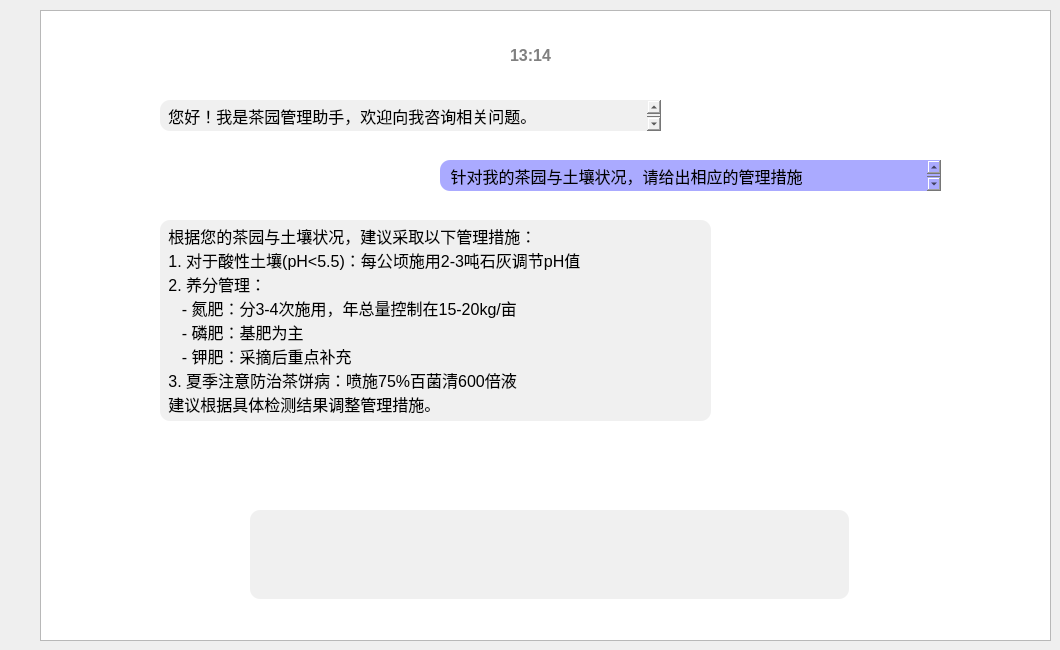
    <widget class="QWidget" name="tab_4">
     <attribute name="icon">
      <iconset>
       <normaloff>../PycharmProjects/Upper/image/bz_1.png</normaloff>
       <normalon>../PycharmProjects/Upper/image/bz.png</normalon>../PycharmProjects/Upper/image/bz_1.png</iconset>
     </attribute>
     <attribute name="title">
      <string>使用帮助</string>
     </attribute>
     <widget class="QListView" name="listView_3">
      <property name="geometry">
       <rect>
        <x>40</x>
        <y>10</y>
        <width>1011</width>
        <height>631</height>
       </rect>
      </property>
     </widget>
     <widget class="QTextEdit" name="textEdit_input">
      <property name="geometry">
       <rect>
        <x>250</x>
        <y>510</y>
        <width>599</width>
        <height>51</height>
       </rect>
      </property>
      <property name="sizePolicy">
       <sizepolicy hsizetype="Expanding" vsizetype="Expanding">
        <horstretch>0</horstretch>
        <verstretch>8</verstretch>
       </sizepolicy>
      </property>
      <property name="minimumSize">
       <size>
        <width>591</width>
        <height>51</height>
       </size>
      </property>
      <property name="maximumSize">
       <size>
        <width>599</width>
        <height>51</height>
       </size>
      </property>
      <property name="styleSheet">
       <string notr="true">background-color: rgb(240, 240, 240);
        border-top-left-radius: 10px;
        border-top-right-radius: 10px;</string>
      </property>
      <property name="html">
       <string>&lt;!DOCTYPE HTML PUBLIC &quot;-//W3C//DTD HTML 4.0//EN&quot; &quot;http://www.w3.org/TR/REC-html40/strict.dtd&quot;&gt;
&lt;html&gt;&lt;head&gt;&lt;meta name=&quot;qrichtext&quot; content=&quot;1&quot; /&gt;&lt;style type=&quot;text/css&quot;&gt;
p, li { white-space: pre-wrap; }
&lt;/style&gt;&lt;/head&gt;&lt;body style=&quot; font-family:'SimSun'; font-size:9pt; font-weight:400; font-style:normal;&quot;&gt;
&lt;p style=&quot;-qt-paragraph-type:empty; margin-top:0px; margin-bottom:0px; margin-left:0px; margin-right:0px; -qt-block-indent:0; text-indent:0px;&quot;&gt;&lt;br /&gt;&lt;/p&gt;&lt;/body&gt;&lt;/html&gt;</string>
      </property>
     </widget>
     <widget class="QFrame" name="frame">
      <property name="geometry">
       <rect>
        <x>250</x>
        <y>560</y>
        <width>599</width>
        <height>39</height>
       </rect>
      </property>
      <property name="sizePolicy">
       <sizepolicy hsizetype="Preferred" vsizetype="Expanding">
        <horstretch>0</horstretch>
        <verstretch>26</verstretch>
       </sizepolicy>
      </property>
      <property name="minimumSize">
       <size>
        <width>599</width>
        <height>39</height>
       </size>
      </property>
      <property name="maximumSize">
       <size>
        <width>599</width>
        <height>39</height>
       </size>
      </property>
      <property name="styleSheet">
       <string notr="true">background-color: rgb(240, 240, 240);
        border-bottom-left-radius: 10px;
        border-bottom-right-radius: 10px;</string>
      </property>
      <property name="frameShape">
       <enum>QFrame::NoFrame</enum>
      </property>
      <layout class="QHBoxLayout" name="horizontalLayout_2"/>
     </widget>
     <widget class="QLabel" name="label_36">
      <property name="geometry">
       <rect>
        <x>780</x>
        <y>530</y>
        <width>51</width>
        <height>41</height>
       </rect>
      </property>
      <property name="styleSheet">
       <string notr="true">image: url(:/icon/image/up-b-向上.png);
color: rgb(0, 0, 0);</string>
      </property>
      <property name="text">
       <string/>
      </property>
     </widget>
     <widget class="QLabel" name="label_38">
      <property name="geometry">
       <rect>
        <x>510</x>
        <y>40</y>
        <width>61</width>
        <height>31</height>
       </rect>
      </property>
      <property name="styleSheet">
       <string notr="true">color: grey;
font-size:16px;
font-weight:bold;</string>
      </property>
      <property name="text">
       <string>13:14</string>
      </property>
     </widget>
     <widget class="QLabel" name="label_40">
      <property name="geometry">
       <rect>
        <x>80</x>
        <y>80</y>
        <width>61</width>
        <height>71</height>
       </rect>
      </property>
      <property name="styleSheet">
       <string notr="true">image: url(:/icon/image/img.png);
color: rgb(0, 0, 0);</string>
      </property>
      <property name="text">
       <string/>
      </property>
     </widget>
     <widget class="QTextEdit" name="textEdit">
      <property name="geometry">
       <rect>
        <x>160</x>
        <y>100</y>
        <width>501</width>
        <height>31</height>
       </rect>
      </property>
      <property name="styleSheet">
       <string notr="true">background-color: rgb(240, 240, 240);
        border-top-left-radius: 10px;
        border-top-right-radius: 10px;
		border-bottom-left-radius: 10px;
        border-bottom-right-radius: 10px;</string>
      </property>
      <property name="html">
       <string>&lt;!DOCTYPE HTML PUBLIC &quot;-//W3C//DTD HTML 4.0//EN&quot; &quot;http://www.w3.org/TR/REC-html40/strict.dtd&quot;&gt;
&lt;html&gt;&lt;head&gt;&lt;meta name=&quot;qrichtext&quot; content=&quot;1&quot; /&gt;&lt;style type=&quot;text/css&quot;&gt;
p, li { white-space: pre-wrap; }
&lt;/style&gt;&lt;/head&gt;&lt;body style=&quot; font-family:'SimSun'; font-size:9pt; font-weight:400; font-style:normal;&quot;&gt;
&lt;p style=&quot; margin-top:0px; margin-bottom:0px; margin-left:0px; margin-right:0px; -qt-block-indent:0; text-indent:0px;&quot;&gt;&lt;span style=&quot; font-size:12pt;&quot;&gt; &lt;/span&gt;&lt;span style=&quot; font-size:12pt; color:#000000;&quot;&gt;您好！我是茶园管理助手，欢迎向我咨询相关问题。&lt;/span&gt;&lt;/p&gt;&lt;/body&gt;&lt;/html&gt;</string>
      </property>
     </widget>
     <widget class="QTextEdit" name="textEdit_7">
      <property name="geometry">
       <rect>
        <x>160</x>
        <y>220</y>
        <width>551</width>
        <height>201</height>
       </rect>
      </property>
      <property name="styleSheet">
       <string notr="true">background-color: rgb(240, 240, 240);
        border-top-left-radius: 10px;
        border-top-right-radius: 10px;
		border-bottom-left-radius: 10px;
        border-bottom-right-radius: 10px;</string>
      </property>
      <property name="html">
       <string>&lt;!DOCTYPE HTML PUBLIC &quot;-//W3C//DTD HTML 4.0//EN&quot; &quot;http://www.w3.org/TR/REC-html40/strict.dtd&quot;&gt;
&lt;html&gt;&lt;head&gt;&lt;meta name=&quot;qrichtext&quot; content=&quot;1&quot; /&gt;&lt;style type=&quot;text/css&quot;&gt;
p, li { white-space: pre-wrap; }
&lt;/style&gt;&lt;/head&gt;&lt;body style=&quot; font-family:'SimSun'; font-size:9pt; font-weight:400; font-style:normal;&quot;&gt;
&lt;p style=&quot; margin-top:0px; margin-bottom:0px; margin-left:0px; margin-right:0px; -qt-block-indent:0; text-indent:0px;&quot;&gt;&lt;span style=&quot; font-size:12pt; color:#000000;&quot;&gt; 根据您的茶园与土壤状况，建议采取以下管理措施：&lt;/span&gt;&lt;/p&gt;
&lt;p style=&quot; margin-top:0px; margin-bottom:0px; margin-left:0px; margin-right:0px; -qt-block-indent:0; text-indent:0px;&quot;&gt;&lt;span style=&quot; font-size:12pt; color:#000000;&quot;&gt; 1. 对于酸性土壤(pH&amp;lt;5.5)：每公顷施用2-3吨石灰调节pH值&lt;/span&gt;&lt;/p&gt;
&lt;p style=&quot; margin-top:0px; margin-bottom:0px; margin-left:0px; margin-right:0px; -qt-block-indent:0; text-indent:0px;&quot;&gt;&lt;span style=&quot; font-size:12pt; color:#000000;&quot;&gt; 2. 养分管理：&lt;/span&gt;&lt;/p&gt;
&lt;p style=&quot; margin-top:0px; margin-bottom:0px; margin-left:0px; margin-right:0px; -qt-block-indent:0; text-indent:0px;&quot;&gt;&lt;span style=&quot; font-size:12pt; color:#000000;&quot;&gt;    - 氮肥：分3-4次施用，年总量控制在15-20kg/亩&lt;/span&gt;&lt;/p&gt;
&lt;p style=&quot; margin-top:0px; margin-bottom:0px; margin-left:0px; margin-right:0px; -qt-block-indent:0; text-indent:0px;&quot;&gt;&lt;span style=&quot; font-size:12pt; color:#000000;&quot;&gt;    - 磷肥：基肥为主&lt;/span&gt;&lt;/p&gt;
&lt;p style=&quot; margin-top:0px; margin-bottom:0px; margin-left:0px; margin-right:0px; -qt-block-indent:0; text-indent:0px;&quot;&gt;&lt;span style=&quot; font-size:12pt; color:#000000;&quot;&gt;    - 钾肥：采摘后重点补充&lt;/span&gt;&lt;/p&gt;
&lt;p style=&quot; margin-top:0px; margin-bottom:0px; margin-left:0px; margin-right:0px; -qt-block-indent:0; text-indent:0px;&quot;&gt;&lt;span style=&quot; font-size:12pt; color:#000000;&quot;&gt; 3. 夏季注意防治茶饼病：喷施75%百菌清600倍液&lt;/span&gt;&lt;/p&gt;
&lt;p style=&quot; margin-top:0px; margin-bottom:0px; margin-left:0px; margin-right:0px; -qt-block-indent:0; text-indent:0px;&quot;&gt;&lt;span style=&quot; font-size:12pt; color:#000000;&quot;&gt; 建议根据具体检测结果调整管理措施。&lt;/span&gt;&lt;/p&gt;&lt;/body&gt;&lt;/html&gt;</string>
      </property>
     </widget>
     <widget class="QLabel" name="label_41">
      <property name="geometry">
       <rect>
        <x>80</x>
        <y>200</y>
        <width>61</width>
        <height>71</height>
       </rect>
      </property>
      <property name="styleSheet">
       <string notr="true">image: url(:/icon/image/img.png);
color: rgb(0, 0, 0);</string>
      </property>
      <property name="text">
       <string/>
      </property>
     </widget>
     <widget class="QTextEdit" name="textEdit_8">
      <property name="geometry">
       <rect>
        <x>440</x>
        <y>160</y>
        <width>501</width>
        <height>31</height>
       </rect>
      </property>
      <property name="styleSheet">
       <string notr="true">background-color: rgb(170, 170, 255);
        border-top-left-radius: 10px;
        border-top-right-radius: 10px;
		border-bottom-left-radius: 10px;
        border-bottom-right-radius: 10px;</string>
      </property>
      <property name="html">
       <string>&lt;!DOCTYPE HTML PUBLIC &quot;-//W3C//DTD HTML 4.0//EN&quot; &quot;http://www.w3.org/TR/REC-html40/strict.dtd&quot;&gt;
&lt;html&gt;&lt;head&gt;&lt;meta name=&quot;qrichtext&quot; content=&quot;1&quot; /&gt;&lt;style type=&quot;text/css&quot;&gt;
p, li { white-space: pre-wrap; }
&lt;/style&gt;&lt;/head&gt;&lt;body style=&quot; font-family:'SimSun'; font-size:9pt; font-weight:400; font-style:normal;&quot;&gt;
&lt;p style=&quot; margin-top:0px; margin-bottom:0px; margin-left:0px; margin-right:0px; -qt-block-indent:0; text-indent:0px;&quot;&gt;  &lt;span style=&quot; font-size:12pt; color:#000000;&quot;&gt;针对我的茶园与土壤状况，请给出相应的管理措施&lt;/span&gt;&lt;/p&gt;&lt;/body&gt;&lt;/html&gt;</string>
      </property>
     </widget>
     <widget class="QLabel" name="label_42">
      <property name="geometry">
       <rect>
        <x>950</x>
        <y>140</y>
        <width>61</width>
        <height>71</height>
       </rect>
      </property>
      <property name="styleSheet">
       <string notr="true">image: url(:/icon/image/农民.png);
color: rgb(0, 0, 0);</string>
      </property>
      <property name="text">
       <string/>
      </property>
     </widget>
    </widget>
